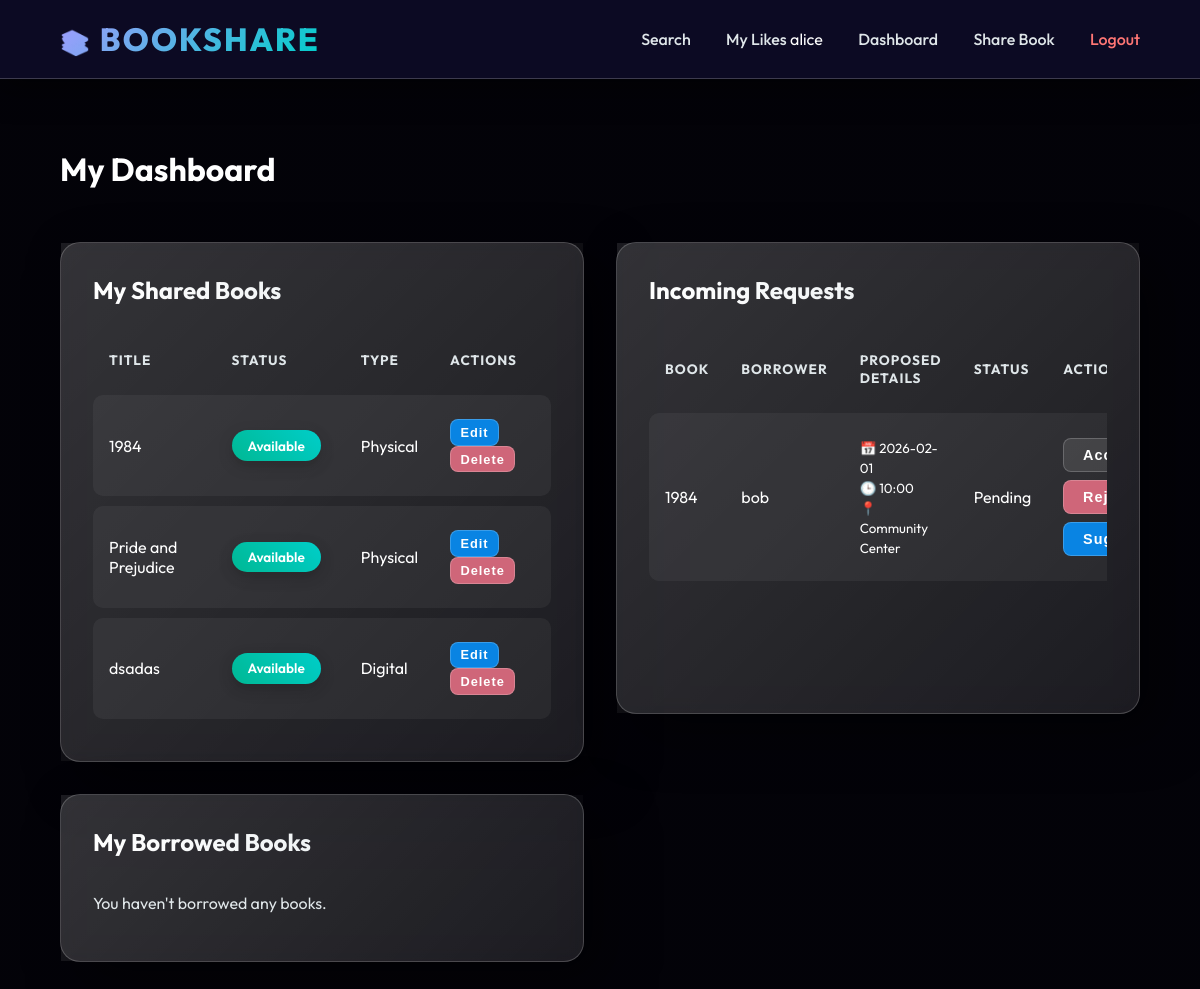
Page /dashboard (signed in) on the committed database.
### models.py (models this page shows, shortened)
class User(UserMixin, db.Model):
    id = db.Column(db.Integer, primary_key=True)
    username = db.Column(db.String(80), unique=True, nullable=False)
    email = db.Column(db.String(120), unique=True, nullable=False)
    password_hash = db.Column(db.String(128))
    role = db.Column(db.String(20), nullable=False, default='Member') # Member or Admin
    is_blocked = db.Column(db.Boolean, default=False)

class Book(db.Model):
    id = db.Column(db.Integer, primary_key=True)
    title = db.Column(db.String(200), nullable=False)
    author = db.Column(db.String(200), nullable=False)
    category = db.Column(db.String(100), nullable=False)
    type = db.Column(db.String(20), nullable=False) # Physical or Digital
    location = db.Column(db.String(200), nullable=True) # New: Physical availability notes
    description = db.Column(db.Text, nullable=True) # New: Book description
    file_link = db.Column(db.String(500), nullable=True) # Link to digital resource
    filename = db.Column(db.String(500), nullable=True) # Uploaded file path
    likes = db.Column(db.Integer, default=0) # New Interactive Feature
    status = db.Column(db.String(20), default='Available') # Available, Borrowed, Returned
    is_deleted = db.Column(db.Boolean, default=False) # Soft delete flag
    owner_id = db.Column(db.Integer, db.ForeignKey('user.id'), nullable=False)
    owner = db.relationship('User', backref=db.backref('books', lazy=True))

class BorrowRequest(db.Model):
    id = db.Column(db.Integer, primary_key=True)
    book_id = db.Column(db.Integer, db.ForeignKey('book.id'), nullable=False)
    borrower_id = db.Column(db.Integer, db.ForeignKey('user.id'), nullable=False)
    proposed_date = db.Column(db.String(20))
    proposed_time = db.Column(db.String(20))
    proposed_location = db.Column(db.String(200))
    request_status = db.Column(db.String(20), default='Pending') # Pending, Accepted, Rejected
    book = db.relationship('Book', backref=db.backref('requests', lazy=True))
    borrower = db.relationship('User', backref=db.backref('borrow_requests', lazy=True))

### app.py (the view)
@app.route('/dashboard')
@login_required
def dashboard():
    if current_user.role == 'Admin':
        return redirect(url_for('admin_dashboard'))
    my_books = Book.query.filter_by(owner=current_user, is_deleted=False).all()
    borrowed_requests = BorrowRequest.query.filter_by(borrower=current_user).all()
    received_requests = BorrowRequest.query.join(Book).filter(Book.owner == current_user, Book.is_deleted == False).all()
    return render_template('dashboard.html', my_books=my_books, borrowed_requests=borrowed_requests, received_requests=received_requests)

### templates/dashboard.html (shortened to what this page needs)
{% extends 'base.html' %}
{% block body_class %}page-dashboard{% endblock %}
{% block content %}
<h1>My Dashboard</h1>
<div class="grid">
    <div class="card" data-tilt style="transform-style: preserve-3d; margin-bottom: 0;">
        <h2 style="transform: translateZ(30px);">My Shared Books</h2>
        {% if my_books %}
        <div style="overflow-x: auto; transform: translateZ(20px);">
            <table>
                <thead>
                    <tr>
                        <th>Title</th>
                        <th>Status</th>
                        <th>Type</th>
                        <th>Actions</th>
                    </tr>
                </thead>
                <tbody>
                    {% for book in my_books %}
                    <tr style="transform: translateZ(10px);">
                        <td>{{ book.title }}</td>
                        <td>
                            <span class="badge {{ book.status|lower }}">{{ book.status }}</span>
                        </td>
                        <td>{{ book.type }}</td>
                        <td>
                            <a href="{{ url_for('edit_book', id=book.id) }}" style="text-decoration: none;">
                                <button class="btn-small"
                                    style="background: #0984e3; padding: 0.3rem 0.6rem; font-size: 0.8rem; width: auto; display: inline-block;">Edit</button>
                            </a>
                            <form method="POST" action="{{ url_for('delete_book', id=book.id) }}"
                                style="display:inline;" onsubmit="return confirm('Are you sure?');">
                                <button type="submit" class="btn-small"
                                    style="background: #cf6679; padding: 0.3rem 0.6rem; font-size: 0.8rem; width: auto;">Delete</button>
                            </form>
                        </td>
                    </tr>
                    {% endfor %}
                </tbody>
            </table>
        </div>
        {% else %}
        <p style="color: var(--text-muted);">You haven't shared any books yet.</p>
        {% endif %}
    </div>
    <div class="card" data-tilt style="transform-style: preserve-3d; margin-bottom: 3rem;">
        <h2 style="transform: translateZ(30px);">Incoming Requests</h2>
        {% if received_requests %}
        <div style="overflow-x: auto; transform: translateZ(20px);">
            <table>
                <thead>
                    <tr>
                        <th>Book</th>
                        <th>Borrower</th>
                        <th>Proposed Details</th>
                        <th>Status</th>
                        <th>Actions</th>
                    </tr>
                </thead>
                <tbody>
                    {% for req in received_requests %}
                    <tr>
                        <td>{{ req.book.title }}</td>
                        <td>{{ req.borrower.username }}</td>
                        <td>
                            {% if req.book.type == 'Physical' %}
                            <small>📅 {{ req.proposed_date }} <br> 🕒 {{ req.proposed_time }} <br> 📍 {{
                                req.proposed_location }}</small>
                            {% else %}
                            Digital Access
                            {% endif %}
                        </td>
                        <td>{{ req.request_status }}</td>
                        <td>
                            {% if req.request_status == 'Pending' %}
                            <form method="POST" action="{{ url_for('handle_request', id=req.id) }}"
                                style="display:inline;">
                                <button type="submit" class="btn-small"
                                    style="margin-bottom: 0.5rem; width: auto;">Accept</button>
                            </form>
                            <form method="POST" action="{{ url_for('handle_request', id=req.id) }}"
                                style="display:inline;">
                                <button type="submit" class="btn-small"
                                    style="background:#cf6679; margin-bottom: 0.5rem; width: auto;">Reject</button>
                            </form>
                            <button type="button" class="btn-small" style="background:#0984e3; width: auto;"
                                onclick="document.getElementById('suggest-{{req.id}}').style.display = 'block'">Suggest</button>
                            {% elif req.request_status == 'Accepted' and req.book.status == 'Borrowed' and req.book.type
                            ==
                            'Physical' %}
                            <form method="POST" action="{{ url_for('return_book', req_id=req.id) }}">
                                <button type="submit" class="btn-small" style="background: #00b894; width: auto;">Mark
                                    Returned</button>
                            </form>
                            {% endif %}
                        </td>
                    </tr>
                    {% endfor %}
                </tbody>
            </table>
        </div>
        {% else %}
        <p style="color: var(--text-muted);">No incoming requests.</p>
        {% endif %}
    </div>
    <div class="card" data-tilt style="transform-style: preserve-3d;">
        <h2 style="transform: translateZ(30px);">My Borrowed Books</h2>
        {% if borrowed_requests %}
        <div style="overflow-x: auto; transform: translateZ(20px);">
            <table>
                <thead>
                    <tr>
                        <th>Book</th>
                        <th>Owner</th>
                        <th>Type</th>
                        <th>Status</th>
                        <th>Action</th>
                    </tr>
                </thead>
                <tbody>
                    {% for req in borrowed_requests %}
                    <tr>
                        <td>{{ req.book.title }}</td>
                        <td>{{ req.book.owner.username }}</td>
                        <td>{{ req.book.type }}</td>
                        <td>
                            <span
                                class="badge {% if req.book.status == 'Borrowed' %}borrowed{% elif req.book.status == 'Returned' %}available{% endif %}">{{
                                req.book.status }}</span>
                        </td>
                        <td>
                            {% if req.book.type == 'Digital' and req.book.status == 'Borrowed' %}
                            {% if req.book.file_link %}
                            <a href="{{ req.book.file_link }}" target="_blank" class="btn-small"
                                style="text-decoration: none; background: #0984e3; color: white; display:inline-block; margin-right: 0.5rem;">Download
                                Link</a>
                            {% endif %}
                            {% if req.book.filename %}
                            <a href="{{ url_for('static', filename='uploads/' + req.book.filename) }}" target="_blank"
                                class="btn-small"
                                style="text-decoration: none; background: #0984e3; color: white; display:inline-block; margin-right: 0.5rem;">Download
                                File</a>
                            {% endif %}
                            <form method="POST" action="{{ url_for('return_book', req_id=req.id) }}"
                                style="display:inline;">
                                <button type="submit" class="btn-small"
                                    style="background: #00b894; width: auto;">Return</button>
                            </form>
                            {% elif req.book.type == 'Physical' %}
                            <small>{{ req.request_status }}</small>
                            {% endif %}
                        </td>
                    </tr>
                    {% endfor %}
                </tbody>
            </table>
        </div>
        {% else %}
        <p style="color: var(--text-muted);">You haven't borrowed any books.</p>
        {% endif %}
    </div>
</div>
{% endblock %}

### templates/base.html (shortened to what this page needs)
<!DOCTYPE html>
<html lang="en">
<head>
    <link rel="stylesheet" href="{{ url_for('static', filename='style.css') }}">
</head>
<body class="{% block body_class %}{% endblock %}">
    <nav>
        <a href="{{ url_for('index') }}" class="nav-brand">
            <span style="font-size: 1.5rem;">📚</span> BookShare
        </a>
        <div class="nav-links">
            <a href="{{ url_for('index') }}" class="{% if request.endpoint == 'index' %}active{% endif %}">Search</a>
            {% if current_user.is_authenticated %}
            <a href="{{ url_for('my_likes') }}" class="{% if request.endpoint == 'my_likes' %}active{% endif %}">My
                Likes</a>
            <span>{{ current_user.username }}</span>
            <a href="{{ url_for('dashboard') }}"
                class="{% if request.endpoint == 'dashboard' %}active{% endif %}">Dashboard</a>
            {% if current_user.role != 'Admin' %}
            <a href="{{ url_for('add_book') }}" class="{% if request.endpoint == 'add_book' %}active{% endif %}">Share
                Book</a>
            {% endif %}
            <a href="{{ url_for('logout') }}" style="color: #ff7675;">Logout</a>
            {% else %}
            <a href="{{ url_for('login') }}">Login</a>
            <a href="{{ url_for('register') }}"
                style="color: #00cec9; border: 1px solid #00cec9; padding: 0.5rem 1.5rem; border-radius: 50px;">Sign
                Up</a>
            {% endif %}
        </div>
    </nav>
    <div class="container">
        {% block content %}{% endblock %}
    </div>
</body>
</html>

### rows in the picture
User: username "alice"
Book: title "1984", status "Available", type "Physical"
Book: title "Pride and Prejudice", status "Available", type "Physical"
Book: title "dsadas", status "Available", type "Digital"
BorrowRequest: book "1984", borrower.username "bob", proposed_date "2026-02-01", proposed_time "10:00", proposed_location "Community Center", request_status "Pending"
